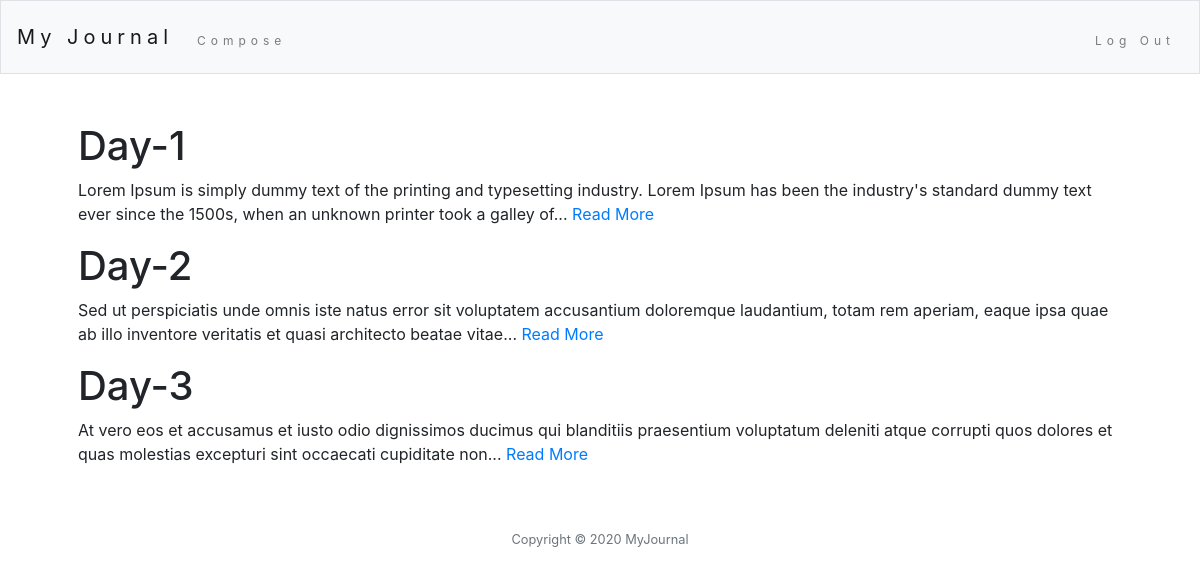
The page / (signed in) on the database its author committed.
### tables this page shows
CREATE TABLE 'posts' ('user_id' integer NOT NULL, 'title' text, 'post' text);

### application.py (the view)
@app.route("/")
@login_required
def index():
    if request.method == "GET":
        current_user_posts = db.execute("SELECT title, post FROM posts WHERE user_id =:user_id", user_id=session["user_id"])
        length = len(current_user_posts)
        if length==0:
            return render_template("index.html", length=length,current_user_posts=current_user_posts, current_posts= "No Posts")
        else:
            return render_template("index.html", length=length,current_user_posts=current_user_posts )
    else:
        return apology("TODO")

### application.py (called while the page is built)
@app.after_request
def after_request(response):
    response.headers["Cache-Control"] = "no-cache, no-store, must-revalidate"
    response.headers["Expires"] = 0
    response.headers["Pragma"] = "no-cache"
    return response

### helpers.py (called while the page is built)
def login_required(f):
    @wraps(f)
    def decorated_function(*args, **kwargs):
        if session.get("user_id") is None:
            return redirect("/login")
        return f(*args, **kwargs)
    return decorated_function

### templates/index.html (shortened to what this page needs)
{% extends "layout.html" %}
{% block main %}
{% for i in range(length) %}
   <h1> {{ current_user_posts[i]['title'] }} </h1>
   <p> {{ current_user_posts[i]['post'] | truncate(200)}}  <a href="/posts/{{i}}">Read More</a></p>
{% endfor %}
{% endblock %}

### templates/layout.html (shortened to what this page needs)
<!DOCTYPE html>
<html lang="en">
    <head>
        <link href="https://maxcdn.bootstrapcdn.com/bootstrap/4.1.3/css/bootstrap.min.css" rel="stylesheet">
        <link href="/static/styles.css" rel="stylesheet">
    </head>
    <body>
        <nav class="navbar navbar-expand-md navbar-light bg-light border">
            <a class="navbar-brand" href="/"><span class="blue">My</span> <span class="red">Journal</span></a>
            <div class="collapse navbar-collapse" id="navbar">
                {% if session.user_id %}
                    <ul class="navbar-nav mr-auto mt-2">
                        <li class="nav-item"><a class="nav-link" href="/compose">Compose</a></li>
                    </ul>
                    <ul class="navbar-nav ml-auto mt-2">
                        <li class="nav-item"><a class="nav-link" href="/logout">Log Out</a></li>
                    </ul>
                {% else %}
                    <ul class="navbar-nav ml-auto mt-2">
                        <li class="nav-item"><a class="nav-link" href="/register">Register</a></li>
                        <li class="nav-item"><a class="nav-link" href="/login">Log In</a></li>
                    </ul>
                {% endif %}
            </div>
        </nav>
        <main class="container p-5">
            {% block main %}{% endblock %}
        </main>
        <footer class="small text-center text-muted">
            Copyright © 2020 MyJournal
        </footer>
    </body>
</html>

### static/styles.css (style rules this page uses)
.navbar { padding-top: 15px; padding-bottom: 15px; border: 0; border-radius: 0; margin-bottom: 0; font-size: 12px; letter-spacing: 5px; }

### rows shown on the page
posts: title "Day-1", post "Lorem Ipsum is simply dummy text of the printing and typesetting industry. Lorem Ipsum has been the industry's standard dummy text ever since the 1500s, when an unknown printer took a galley of..."
posts: title "Day-2", post "Sed ut perspiciatis unde omnis iste natus error sit voluptatem accusantium doloremque laudantium, totam rem aperiam, eaque ipsa quae ab illo inventore veritatis et quasi architecto beatae vitae..."
posts: title "Day-3", post "At vero eos et accusamus et iusto odio dignissimos ducimus qui blanditiis praesentium voluptatum deleniti atque corrupti quos dolores et quas molestias excepturi sint occaecati cupiditate non..."
